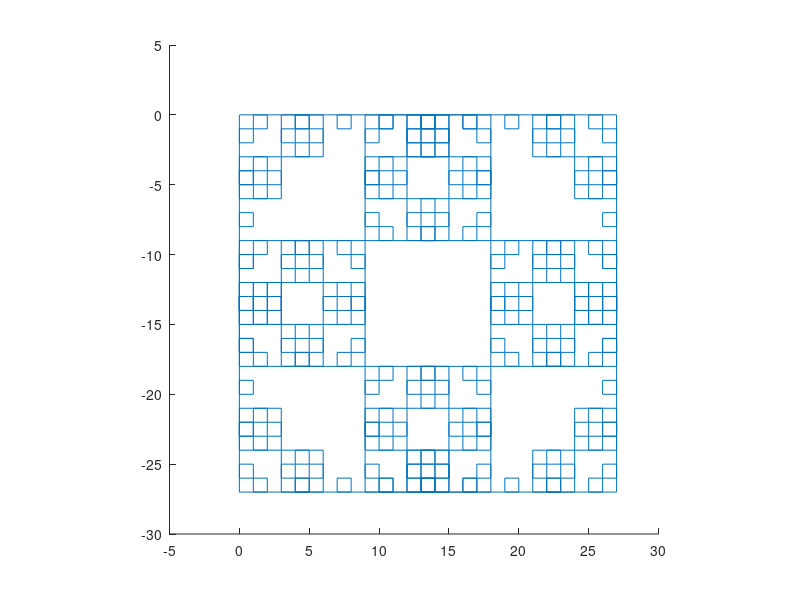

Write MATLAB code to recreate this figure.

%
%L-system
%2D

clear all
clf

%Rules-- Cell array {1,x} is the xth string to be replaced
%      -- {2,x}

rule(1).before = 'F';
rule(1).after = 'FF-F-F-F-FF';

rule(2).before = 'G';
rule(2).after = '-F+GG++G+F--F-G';

nRules = length(rule);

%angle +operator means turn left; -operator means turn right
delta = 90; %degrees

%length of the line segments corresponding to the symbols F and G
lenF = 1;
lenG = 1;

%starting seed
axiom = 'F-F-F-F';

%number of repititions
nReps = 3;

for i=1:nReps
    
    %one character/cell, with indexes the same as original axiom string
    axiomINcells = cellstr(axiom'); 
    
    for j=1:nRules
        %the indexes of each 'before' string
        hit = strfind(axiom, rule(j).before);
        if (length(hit)>=1)
            for k=hit
                axiomINcells{k} = rule(j).after;
            end
        end
    end
    %now convert individual cells back to a string
    axiom=[];
    for j=1:length(axiomINcells)
        axiom = [axiom, axiomINcells{j}];
    end
end

axiom

% Now draw the string as turtle graphics
%Upper case (e.g. F or G) causes a line to be drawn in the current direction of the turtle
%Lower case causes a move with no draw
%angle +operator means turn left; -operator means turn right

%Init the turtle
xT = 0;
yT = 0;
aT = 0;
da = deg2rad(delta) ; %convert to radians

%set(gca,'xlim', [-5 5], 'ylim', [-5 5]);
hold on

for i=1:length(axiom)
    cmdT = axiom(i);
    switch cmdT
    case 'F'
        newxT = xT + lenF*cos(aT);
        newyT = yT + lenF*sin(aT);
        line([xT newxT], [yT newyT]);
        xT = newxT;
        yT = newyT;
    case 'G'
        newxT = xT + lenG*cos(aT);
        newyT = yT + lenG*sin(aT);
        line([xT newxT], [yT newyT]);
        xT = newxT;
        yT = newyT;
    case '+'
        aT = aT + da;
    case '-'
        aT = aT - da;
    case 'f'
        newxT = xT + lenF*cos(aT);
        newyT = yT + lenF*sin(aT);
        xT = newxT;
        yT = newyT;
    otherwise
        disp('error')
        return
    end
    %drawnow
end

daspect([1 1 1 ])





